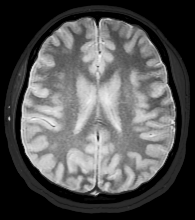
#> input picture Fichiers examen-20230403/mri_brain.png, 195 x 220 px
$ jupyter execute ds_TI_2223_s1.ipynb
#> lines starting #> are read from the running program, lines starting #| are printed output that depends on the picture; after the words box and inside, x2 and y2 are one past the last pixel; in counts of white or black regions, pixels touching at a corner belong together
# DS de traitement d'image - 2022/2023
## Session 1 - Durée : 2h
### Composer sur machine - Remplir les cellules de code marquée *A REMPLIR* (vous pouvez ajouter vos propres cellules de markdown pour expliquer votre méthode et vos résultas)
### Remettre sur le dépôt e-campus ce Jupyter Notebook en fin d'examen

[cell 1]
import cv2
import numpy as np
import matplotlib.pyplot as plt

# Segmentation d'une image IRM
Il s'agit de segmenter l'image IRM suivante ("mri_brain.png") en 4 régions distinctes :
- le fond
- le crâne qui entoure le cerveau
- la matière blanche (régions sombres à l'intérieur du cerveau)
- la matière grise (régions claires à l'intérieur du cerveau)

[cell 2]
# A REMPLIR
# Lecture et affichage de l'image en niveaux de gris
image = cv2.imread('mri_brain.png',0)
#> image is the input picture: shape (220, 195); min 0, max 248, mean 83.8
plt.title("Image de base")
plt.imshow(image,'gray') # affichage de l'image I en niveau de gris
plt.show()

## Exercice 1 : segmentation du crâne
Le crâne sera segmenté en appliquant la méthode de **croissance de région** vue en cours.
Pour cela, il vous faudra créer :
- **M**, une image de marqueur binaire contenant des pixels à 1 uniquement dans le crâne
- **C**, une image valant 1 si une certaine condition logique est respectée, 0 sinon

Une fois ces images générées, l'algorithme itératif pourra être lancé jusqu'à convergence.

Nous pouvons voir après seuillage que nous avons le contour le crane et l'intérieur. Pour enlever l'intérieur du crane nous faisont donc un autre seuillage pour ne récupérer que celui et un peu du crane si nécessaire. Ces 2 opérations nous donne les images 1 et 2 sur la figure.
Nous soustrayons ces 2 images ce qui nous donne l'image 3, nous avons bien des moeceaux de crane, cependant nous pouvons voir que nous avons aussi des morceaux de l'intérieur, nottament le contour du cerveau. Pour l'enlever nous décidons de faire une érodation, ce qui nous permet d'obtenir notre quatrième image qui est notre image de marqueurs.

[cell 3]
# A REMPLIR
# Exercice 1 : génération de l'image de marqueurs M.
imageS = cv2.threshold(image,10,255,cv2.THRESH_BINARY) # On applique un seuillage inverse pour avoir le fond en noir. Le seuillage vaut 250, si un pixels<250 on le met à 255
imageSS = imageS[1] # on récupère l'image du seuillage
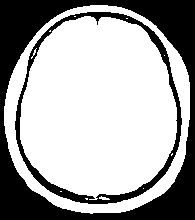
#> imageSS: shape (220, 195); 66.3% white; 2 black regions, box (x1, y1, x2, y2) and area: (0, 0, 195, 220) 11518, (15, 12, 182, 204) 2936

image2 = cv2.threshold(image,40,255,cv2.THRESH_BINARY) # On applique un seuillage inverse pour avoir le fond en noir. Le seuillage vaut 250, si un pixels<250 on le met à 255
image2SS = image2[1]
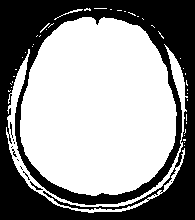
#> image2SS: shape (220, 195); 58.8% white; 11 black regions (8 under 20 px), largest, box (x1, y1, x2, y2) and area: (0, 0, 195, 220) 17588, (30, 181, 43, 190) 29, (10, 122, 13, 138) 21

imageM = imageSS - image2SS
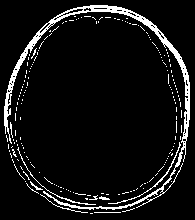
#> imageM: shape (220, 195); 7.5% white in thin lines or dots

S = cv2.getStructuringElement(cv2.MORPH_ELLIPSE,(5,5)) #On créé une ellipse comme élément structurant car on veut avoir un points dans chaque smarties
M = cv2.erode(imageM, S, iterations = 1) #on l'érode  avec l'image structurant
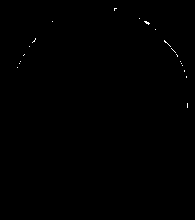
#> M: shape (220, 195); 0.14% white in thin lines or dots, all inside (x1, y1, x2, y2) = (17, 8, 188, 108)

plt.figure(figsize=(50,20))

plt.subplot(221)
plt.title("Image après le premier seuillage")
plt.imshow(imageSS,'gray') # affichage de l'image I en niveau de gris

plt.subplot(222)
plt.title("Image après le second seuillage")
plt.imshow(image2SS,'gray') # affichage de l'image I en niveau de gris

plt.subplot(223)
plt.title("Soustraction des deux premières images")
plt.imshow(imageM,'gray') # affichage de l'image I en niveau de gris

plt.subplot(224)
plt.title("Image Marqueurs Finale")
plt.imshow(M,'gray') # affichage de l'image I en niveau de gris

plt.show()

Nous devons ici avoir une image valant 1 si une certaine condition est respectée. Nous pouvons naturellement prendre la première image que nous avions générer pour nos marqueurs. En effet nous pouvons voir que le cerveau et le crane valent 1 mais ne sont pas reliée entre eux.

[cell 4]
# A REMPLIR
# Exercice 1 : génération de l'image C.
imageS = cv2.threshold(image,10,1,cv2.THRESH_BINARY) # On applique un seuillage inverse pour avoir le fond en noir. Le seuillage vaut 250, si un pixels<250 on le met à 255
C = imageS[1] # on récupère l'image du seuillage

plt.title("Image de base")
plt.imshow(C,'gray') # affichage de l'image I en niveau de gris
plt.show()

Maintenant que nous avons C et M nous pouvons lancer l'algorithme de croissance des régions. Cette algorithme suit les étapes suivantes :
- Initialise S à M
- Parcours S et ont trouve les pixels M
- Pour tous les pixels connectés à M(x,y) et vérifiant C(x,y)=1, on fixe S(x,y)=1
- Répétez jusqu'a ce que S(x,y) soit stable

[cell 5]
# A REMPLIR
# Exercice 1 : algorithme de croissance de région itératif.
s = np.size(image)
#> s = 42900
S = np.copy(image)
S2 = np.copy(M)
taille = M.shape
#> taille = (220, 195)
TailleLigne = taille[0]
#> TailleLigne = 220
TailleColonne = taille[1]
#> TailleColonne = 195
while (np.linalg.norm(np.reshape(S,s))-np.linalg.norm(np.reshape(S2,s))) != 0 : #Tant que la reconstruction n'est pas finie
    S = np.copy(S2)
    for i in range(TailleLigne):
        for j in range(TailleColonne):
            u = S2[i][j]
            v = C[i][j]
            if u==255 and v == 1 :
                if(i<TailleLigne-1):
                    S2[i+1][j]=u

                if(j<TailleColonne-1):
                    S2[i][j+1]==u

                if(i!=0) :
                    S2[i-1][j]=u

                if(j!=0):
                    S2[i][j-1]= u


plt.figure(figsize=(50,10))

plt.subplot(121)
plt.title("Image des marqueurs")
plt.imshow(M,'gray') # affichage de l'image I en niveau de gris

plt.subplot(122)
plt.title("Image finale")
plt.imshow(S2,'gray') # affichage de l'image I en niveau de gris
plt.show() # déclenche l'affichage
